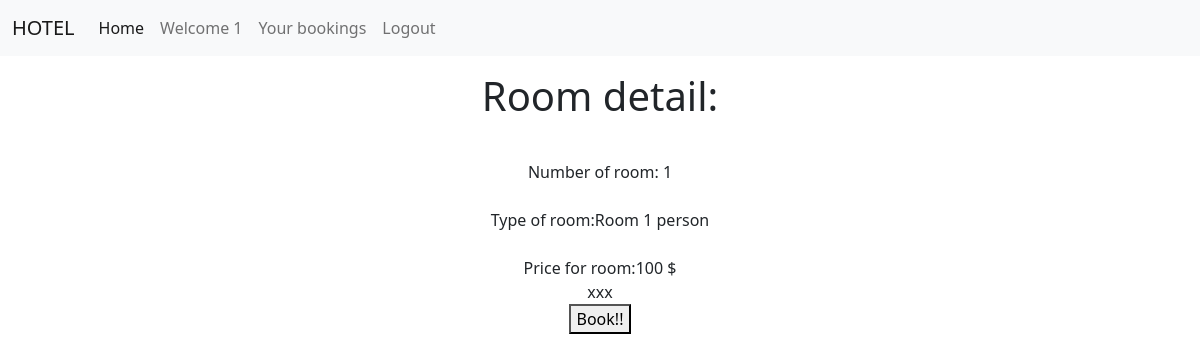
The page /877f6ea7-3851-4eaf-b5ff-6aa52e4b3c0d/ (signed in) on the database its author committed.
### account/models.py (models this page shows, shortened)
class Accounts(AbstractBaseUser):  #dla zwyklego uztkownika
    first_name =     models.CharField(max_length=50)
    last_name  =     models.CharField(max_length=50)
    username =       models.CharField(max_length=50, unique=True)
    email =          models.EmailField(max_length=50, unique=True)
    phone_number =   models.CharField(max_length=50)
    date_joined = models.DateTimeField(auto_now_add=True)
    last_login = models.DateTimeField(auto_now_add=True)
    is_admin = models.BooleanField(default=False)
    is_staff = models.BooleanField(default=False)
    is_active = models.BooleanField(default=True)
    is_superadmin = models.BooleanField(default=False)
    USERNAME_FIELD = 'email'
    REQUIRED_FIELDS = ['username', 'first_name', 'last_name']
    objects = MyAccountManager() # mowimy ze zarządzamy poprzez klase MyAccountManager

class Room(models.Model):
    id = models.UUIDField(primary_key=True, default=uuid.uuid4, editable=False)
    room_type_id = models.ForeignKey(RoomType, on_delete=models.CASCADE)
    room_status_id = models.ForeignKey(RoomStatus, on_delete=models.CASCADE)
    room_no = models.CharField(max_length=5, unique=True)
    price = models.CharField(max_length=10)
    created_at = models.DateTimeField(auto_now_add=True, null=True)
    updated_at = models.DateTimeField(auto_now=True, null=True)
    is_active = models.BooleanField(default=False)

class RoomType(models.Model):
    id = models.UUIDField(primary_key=True, default=uuid.uuid4, editable=False)
    type = models.CharField(max_length=30, unique=True)
    price = models.CharField(max_length=10)
    created_at = models.DateTimeField(auto_now_add=True, null=True)
    updated_at = models.DateTimeField(auto_now=True, null=True)
    def __str__(self):
        return f'Room {self.type}  person' #price: {self.price}'

### account/views.py (the view)
# urls.py: path('<uuid:room_pk>/', views.room_detail_view, name='room_detail_view'),
def room_detail_view(request, room_pk):
    room_detail = get_object_or_404(Room, pk=room_pk) #mozna dawać room_pk albo room_id
    context = {'room_detail': room_detail}
    return render(request, 'rooms/room_detail_view.html', context)

### account/templates/rooms/room_detail_view.html (shortened to what this page needs)
{% extends 'base.html' %}
{% block content %}
<div class="container text-center">
<p><h1> Room detail:</h1></p>
<br>Number of room:  {{ room_detail.room_no }}</br>
<br>Type of room:{{ room_detail.room_type_id }}</br>
<br>Price for room:{{ room_detail.price }}</br>
    xxx
<form action="#" method="POST" xxx>
<button type="submit"> Book!! </button>
</div>
{% endblock %}

### account/templates/base.html (shortened to what this page needs)
{% load static %}
<!doctype html>
<html lang="en">
  <head>
    <link href="https://cdn.jsdelivr.net/npm/bootstrap@5.2.2/dist/css/bootstrap.min.css" rel="stylesheet">
  </head>
  <body>
  </body>
</html>
<nav class="navbar navbar-expand-lg bg-light">
  <div class="container-fluid">
    <a class="navbar-brand" href="#">HOTEL</a>
    <div class="collapse navbar-collapse" id="navbarNavAltMarkup">
      <div class="navbar-nav">
        <a class="nav-link active" aria-current="page" href="{% url 'home' %}">Home</a>
        {% if user.is_authenticated %}
        <a class="nav-link ">Welcome {{ user.first_name }}</a>
        <a class="nav-link "href="{% url 'booked_rooms' %}">Your bookings</a>
        <a class="nav-link " href="{% url 'logout_view' %}">Logout</a>
        {% else %}
        <a class="nav-link" href="{% url 'register_superuser' %}">Register Superuser</a>
        <a class="nav-link" href="{% url 'register_user' %}">Register User</a>
        <a class="nav-link" href="{% url 'login' %}">Login</a>
        {% endif %}
      </div>
    </div>
  </div>
</nav>
{% block content %}
{% endblock %}

### rows shown on the page
Accounts: first_name "1"
Room: room_no "1", room_type_id "Room 1 person", price "100 $"
